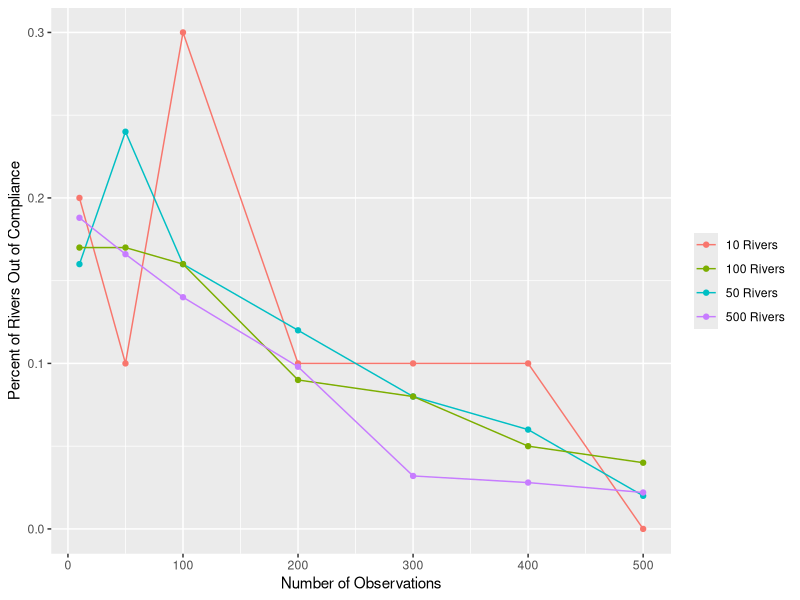

This figure's R source:
## ---- chunk 1
Compliance_test <- function(num_obs,num_riv){
  
  set.seed(1001)  
  too.many <- round(0.10 * num_obs, digits = 0)
  
  h2o <- as.data.frame(matrix(rnorm(num_riv*num_obs, mean=4, sd=1.4),
  ncol= num_obs))
  
  rownames(h2o) <- paste(rep("Riv", nrow(h2o)), c(1:nrow(h2o)), sep = "")
  colnames(h2o) <- paste(rep("Obs", ncol(h2o)), c(1:ncol(h2o)), sep = "")
  h2o$Test <- rowSums(ifelse(h2o>6, 1, 0))
  return(length(h2o$Test[h2o$Test>too.many])/num_riv)
  
}
## ---- chunk 2
test_small <- Compliance_test(10,500)

count_r <- c(1, 2, 3, 4)
River_nums <- c(10, 50, 100, 500) 

count_o <- c(1, 2, 3, 4, 5, 6, 7)
obs_nums<- c(10, 50, 100, 200, 300, 400, 500) #i wanted more info

Tests <- data.frame(matrix(ncol = 4, nrow = 4))
 
rownames(Tests) <-
  c("10 Observations","50 Observations","100 Observations","500 Observations")

colnames(Tests) <-
  c("10 Rivers","50 Rivers","100 Rivers","500 Rivers")

for (i in count_o) {
  for (j in count_r) {
  Tests[i,j] <- Compliance_test(obs_nums[i],River_nums[j])
}
}

## ---- chunk 3
library(ggplot2)
Plot <- ggplot(data=Tests)+
  geom_point(aes(x=obs_nums, y=Tests$`10 Rivers`,color="10 Rivers"))+
  geom_line(aes(x=obs_nums, y=Tests$`10 Rivers`,color="10 Rivers"))+
  
  geom_point(aes(x=obs_nums, y=Tests$`50 Rivers`,color="50 Rivers"))+
  geom_line(aes(x=obs_nums, y=Tests$`50 Rivers`,color="50 Rivers"))+
  
  geom_point(aes(x=obs_nums, y=Tests$`100 Rivers`,color="100 Rivers"))+
  geom_line(aes(x=obs_nums, y=Tests$`100 Rivers`,color="100 Rivers"))+
  
  geom_point(aes(x=obs_nums, y=Tests$`500 Rivers`,color="500 Rivers"))+
  geom_line(aes(x=obs_nums, y=Tests$`500 Rivers`,color="500 Rivers"))+
  
  ylab("Percent of Rivers Out of Compliance")+
  xlab("Number of Observations")+
  theme(legend.title=element_blank())
Plot
